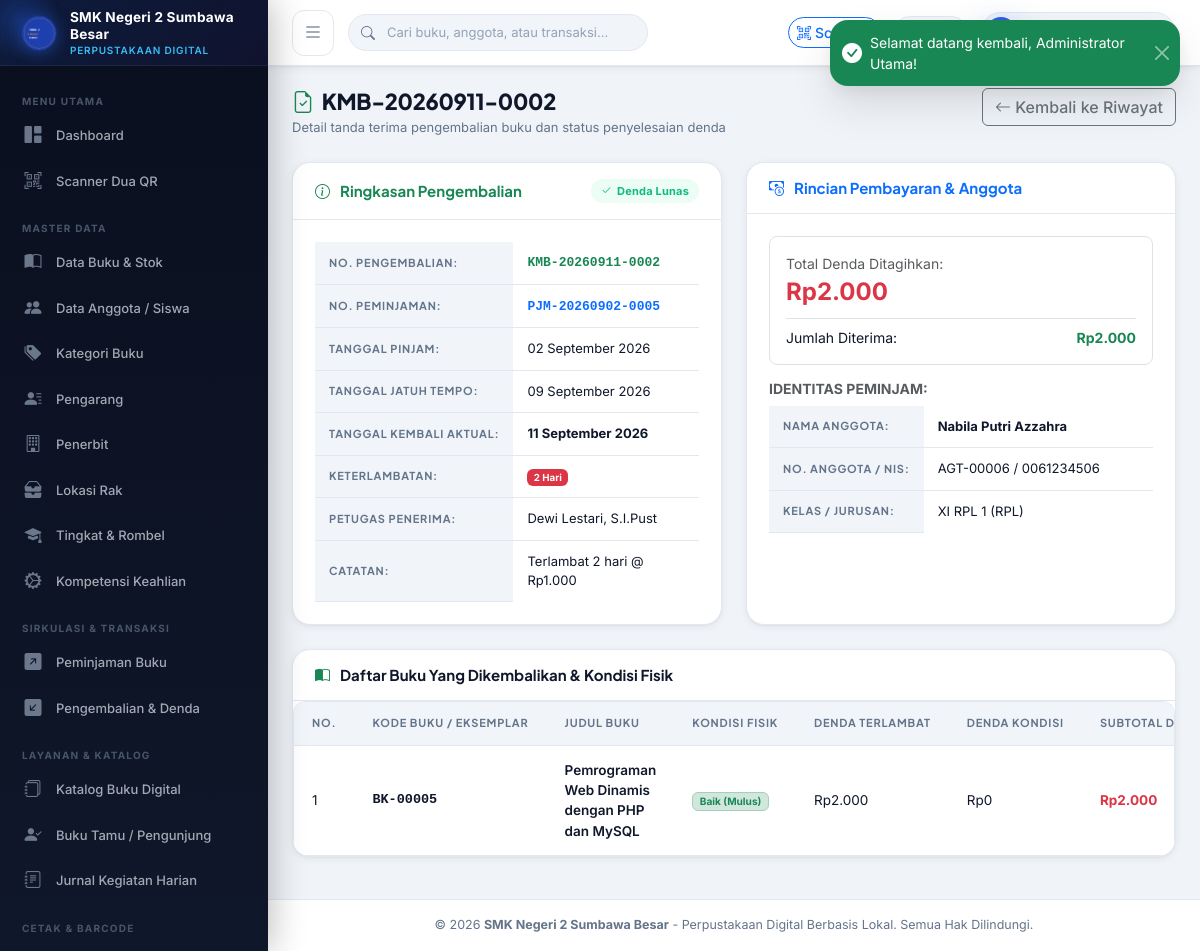
The page /index.php?page=pengembalian_detail&id=2 (signed in) on the database its author committed.
### tables this page shows
CREATE TABLE `pengembalian` (
  `id` INT AUTO_INCREMENT PRIMARY KEY,
  `nomor_pengembalian` VARCHAR(40) NOT NULL UNIQUE,
  `peminjaman_id` INT NOT NULL,
  `petugas_id` INT NOT NULL,
  `tanggal_kembali` DATE NOT NULL,
  `terlambat_hari` INT NOT NULL DEFAULT 0,
  `total_denda` DECIMAL(12,2) NOT NULL DEFAULT 0.00,
  `denda_dibayar` DECIMAL(12,2) NOT NULL DEFAULT 0.00,
  `status_denda` ENUM('Lunas', 'Belum Lunas', 'Tidak Ada') NOT NULL DEFAULT 'Tidak Ada',
  `catatan` VARCHAR(255) NULL,
  `created_at` DATETIME NOT NULL DEFAULT CURRENT_TIMESTAMP,
  INDEX `idx_kembali_pinjam` (`peminjaman_id`),
  INDEX `idx_kembali_petugas` (`petugas_id`),
  CONSTRAINT `fk_kembali_pinjam` FOREIGN KEY (`peminjaman_id`) REFERENCES `peminjaman` (`id`) ON UPDATE CASCADE,
  CONSTRAINT `fk_kembali_petugas` FOREIGN KEY (`petugas_id`) REFERENCES `users` (`id`) ON UPDATE CASCADE
);

CREATE TABLE `peminjaman` (
  `id` INT AUTO_INCREMENT PRIMARY KEY,
  `nomor_transaksi` VARCHAR(40) NOT NULL UNIQUE,
  `anggota_id` INT NOT NULL,
  `petugas_id` INT NOT NULL,
  `tanggal_pinjam` DATE NOT NULL,
  `tanggal_jatuh_tempo` DATE NOT NULL,
  `total_buku` INT NOT NULL DEFAULT 1,
  `status` ENUM('Dipinjam', 'Selesai', 'Terlambat') NOT NULL DEFAULT 'Dipinjam',
  `catatan` VARCHAR(255) NULL,
  `created_at` DATETIME NOT NULL DEFAULT CURRENT_TIMESTAMP,
  `updated_at` DATETIME NOT NULL DEFAULT CURRENT_TIMESTAMP ON UPDATE CURRENT_TIMESTAMP,
  INDEX `idx_pinjam_anggota` (`anggota_id`),
  INDEX `idx_pinjam_petugas` (`petugas_id`),
  INDEX `idx_pinjam_status` (`status`),
  CONSTRAINT `fk_pinjam_anggota` FOREIGN KEY (`anggota_id`) REFERENCES `anggota` (`id`) ON UPDATE CASCADE,
  CONSTRAINT `fk_pinjam_petugas` FOREIGN KEY (`petugas_id`) REFERENCES `users` (`id`) ON UPDATE CASCADE
);

CREATE TABLE `users` (
  `id` INT AUTO_INCREMENT PRIMARY KEY,
  `username` VARCHAR(50) NOT NULL UNIQUE,
  `password` VARCHAR(255) NOT NULL,
  `nama_lengkap` VARCHAR(100) NOT NULL,
  `email` VARCHAR(100) NULL,
  `role_id` INT NOT NULL,
  `status_aktif` TINYINT(1) NOT NULL DEFAULT 1,
  `remember_token` VARCHAR(100) NULL,
  `created_at` DATETIME NOT NULL DEFAULT CURRENT_TIMESTAMP,
  `updated_at` DATETIME NOT NULL DEFAULT CURRENT_TIMESTAMP ON UPDATE CURRENT_TIMESTAMP,
  INDEX `idx_role_id` (`role_id`),
  CONSTRAINT `fk_users_role` FOREIGN KEY (`role_id`) REFERENCES `roles` (`id`) ON UPDATE CASCADE
);

CREATE TABLE `anggota` (
  `id` INT AUTO_INCREMENT PRIMARY KEY,
  `user_id` INT NULL,
  `nomor_anggota` VARCHAR(30) NOT NULL UNIQUE,
  `identitas_no` VARCHAR(30) NOT NULL UNIQUE,  
  `nama` VARCHAR(100) NOT NULL,
  `jenis_anggota` ENUM('Siswa', 'Guru', 'Tenaga Kependidikan', 'Umum') NOT NULL DEFAULT 'Siswa',
  `jenis_kelamin` ENUM('L', 'P') NOT NULL,
  `kelas_id` INT NULL,
  `jurusan_id` INT NULL,
  `nomor_hp` VARCHAR(20) NULL,
  `alamat` TEXT NULL,
  `foto` VARCHAR(255) NULL,
  `qr_token` VARCHAR(100) NOT NULL UNIQUE,
  `qr_image` VARCHAR(255) NULL,
  `status_aktif` TINYINT(1) NOT NULL DEFAULT 1,
  `tanggal_registrasi` DATE NOT NULL,
  `created_at` DATETIME NOT NULL DEFAULT CURRENT_TIMESTAMP,
  `updated_at` DATETIME NOT NULL DEFAULT CURRENT_TIMESTAMP ON UPDATE CURRENT_TIMESTAMP,
  INDEX `idx_anggota_kelas` (`kelas_id`),
  INDEX `idx_anggota_jurusan` (`jurusan_id`),
  INDEX `idx_anggota_qr` (`qr_token`),
  CONSTRAINT `fk_anggota_user` FOREIGN KEY (`user_id`) REFERENCES `users` (`id`) ON DELETE SET NULL ON UPDATE CASCADE,
  CONSTRAINT `fk_anggota_kelas` FOREIGN KEY (`kelas_id`) REFERENCES `kelas` (`id`) ON DELETE SET NULL ON UPDATE CASCADE,
  CONSTRAINT `fk_anggota_jurusan` FOREIGN KEY (`jurusan_id`) REFERENCES `jurusan` (`id`) ON DELETE SET NULL ON UPDATE CASCADE
);

CREATE TABLE `kelas` (
  `id` INT AUTO_INCREMENT PRIMARY KEY,
  `tingkat` ENUM('X', 'XI', 'XII') NOT NULL,
  `jurusan_id` INT NOT NULL,
  `rombel` VARCHAR(10) NOT NULL DEFAULT '1',
  `nama_kelas` VARCHAR(50) NOT NULL,
  `created_at` DATETIME NOT NULL DEFAULT CURRENT_TIMESTAMP,
  INDEX `idx_jurusan_id` (`jurusan_id`),
  CONSTRAINT `fk_kelas_jurusan` FOREIGN KEY (`jurusan_id`) REFERENCES `jurusan` (`id`) ON UPDATE CASCADE
);

CREATE TABLE `jurusan` (
  `id` INT AUTO_INCREMENT PRIMARY KEY,
  `kode_jurusan` VARCHAR(20) NOT NULL UNIQUE,
  `nama_jurusan` VARCHAR(100) NOT NULL,
  `created_at` DATETIME NOT NULL DEFAULT CURRENT_TIMESTAMP
);

CREATE TABLE `pengembalian_detail` (
  `id` INT AUTO_INCREMENT PRIMARY KEY,
  `pengembalian_id` INT NOT NULL,
  `peminjaman_detail_id` INT NOT NULL,
  `buku_id` INT NOT NULL,
  `eksemplar_id` INT NULL,
  `kondisi_buku` ENUM('Baik', 'Rusak Ringan', 'Rusak Berat', 'Hilang') NOT NULL DEFAULT 'Baik',
  `denda_terlambat` DECIMAL(12,2) NOT NULL DEFAULT 0.00,
  `denda_kondisi` DECIMAL(12,2) NOT NULL DEFAULT 0.00,
  `subtotal_denda` DECIMAL(12,2) NOT NULL DEFAULT 0.00,
  `catatan` VARCHAR(255) NULL,
  INDEX `idx_kdetail_kembali` (`pengembalian_id`),
  INDEX `idx_kdetail_buku` (`buku_id`),
  CONSTRAINT `fk_kdetail_kembali` FOREIGN KEY (`pengembalian_id`) REFERENCES `pengembalian` (`id`) ON DELETE CASCADE ON UPDATE CASCADE,
  CONSTRAINT `fk_kdetail_buku` FOREIGN KEY (`buku_id`) REFERENCES `buku` (`id`) ON UPDATE CASCADE
);

CREATE TABLE `buku` (
  `id` INT AUTO_INCREMENT PRIMARY KEY,
  `kode_buku` VARCHAR(30) NOT NULL UNIQUE,
  `isbn` VARCHAR(30) NULL,
  `judul` VARCHAR(255) NOT NULL,
  `pengarang_id` INT NOT NULL,
  `penerbit_id` INT NOT NULL,
  `kategori_id` INT NOT NULL,
  `subkategori` VARCHAR(100) NULL,
  `rak_id` INT NOT NULL,
  `tahun_terbit` YEAR NOT NULL,
  `edisi` VARCHAR(30) NULL DEFAULT 'Cetakan 1',
  `bahasa` VARCHAR(50) NOT NULL DEFAULT 'Indonesia',
  `jumlah_halaman` INT NOT NULL DEFAULT 150,
  `sumber_buku` ENUM('BOS', 'BOSDA', 'Hibah/Sumbangan', 'Pembelian Mandiri') NOT NULL DEFAULT 'BOS',
  `harga` DECIMAL(12,2) NOT NULL DEFAULT 0.00,
  `stok_total` INT NOT NULL DEFAULT 5,
  `stok_tersedia` INT NOT NULL DEFAULT 5,
  `cover` VARCHAR(255) NULL,
  `deskripsi` TEXT NULL,
  `qr_token` VARCHAR(100) NOT NULL UNIQUE,
  `qr_image` VARCHAR(255) NULL,
  `status` ENUM('Tersedia', 'Habis Dipinjam', 'Nonaktif') NOT NULL DEFAULT 'Tersedia',
  `created_at` DATETIME NOT NULL DEFAULT CURRENT_TIMESTAMP,
  `updated_at` DATETIME NOT NULL DEFAULT CURRENT_TIMESTAMP ON UPDATE CURRENT_TIMESTAMP,
  INDEX `idx_buku_kategori` (`kategori_id`),
  INDEX `idx_buku_pengarang` (`pengarang_id`),
  INDEX `idx_buku_penerbit` (`penerbit_id`),
  INDEX `idx_buku_rak` (`rak_id`),
  INDEX `idx_buku_qr` (`qr_token`),
  CONSTRAINT `fk_buku_kategori` FOREIGN KEY (`kategori_id`) REFERENCES `kategori_buku` (`id`) ON UPDATE CASCADE,
  CONSTRAINT `fk_buku_pengarang` FOREIGN KEY (`pengarang_id`) REFERENCES `pengarang` (`id`) ON UPDATE CASCADE,
  CONSTRAINT `fk_buku_penerbit` FOREIGN KEY (`penerbit_id`) REFERENCES `penerbit` (`id`) ON UPDATE CASCADE,
  CONSTRAINT `fk_buku_rak` FOREIGN KEY (`rak_id`) REFERENCES `rak` (`id`) ON UPDATE CASCADE
);

### views/pengembalian/detail.php (the view, shortened to what the rows shown need)
<?php
require_once __DIR__ . '/../../config/config.php';
require_once __DIR__ . '/../../models/Pengembalian.php';
$id = (int)($_GET['id'] ?? 0);
$pengembalianModel = new Pengembalian();
$ret = $pengembalianModel->getById($id);
$details = $pengembalianModel->getDetails($id);
require_once __DIR__ . '/../layouts/header.php';
require_once __DIR__ . '/../layouts/sidebar.php';
?>
<div class="main-content">
    <?php require_once __DIR__ . '/../layouts/navbar.php'; ?>
    <div class="page-container">
        <div class="page-header">
            <div>
                <h1 class="page-title"><i class="bi bi-file-earmark-check text-success me-2"></i><?= htmlspecialchars($ret['nomor_pengembalian'], ENT_QUOTES, 'UTF-8') ?></h1>
                <div class="page-subtitle">Detail tanda terima pengembalian buku dan status penyelesaian denda</div>
            </div>
            <div class="d-flex gap-2">
                <a href="<?= base_url('index.php?page=pengembalian') ?>" class="btn btn-outline-secondary">
                    <i class="bi bi-arrow-left"></i> Kembali ke Riwayat
                </a>
            </div>
        </div>
        <div class="row g-4 mb-4">
            <div class="col-lg-6">
                <div class="card-custom h-100 mb-0">
                    <div class="card-custom-header">
                        <h2 class="card-custom-title text-success">
                            <i class="bi bi-info-circle"></i>
                            <span>Ringkasan Pengembalian</span>
                        </h2>
                        <?php if ($ret['status_denda'] === 'Lunas'): ?>
                            <span class="badge-status badge-status-success"><i class="bi bi-check2"></i> Denda Lunas</span>
                        <?php elseif ($ret['status_denda'] === 'Belum Lunas'): ?>
                            <span class="badge-status badge-status-danger"><i class="bi bi-clock-history"></i> Denda Belum Lunas</span>
                        <?php else: ?>
                            <span class="badge-status badge-status-secondary">Tidak Ada Denda</span>
                        <?php endif; ?>
                    </div>
                    <div class="card-custom-body">
                        <table class="table table-sm table-borderless mb-0">
                            <tr><th class="text-muted" style="width: 170px;">No. Pengembalian:</th><td class="fw-bold font-monospace text-success"><?= htmlspecialchars($ret['nomor_pengembalian'], ENT_QUOTES, 'UTF-8') ?></td></tr>
                            <tr><th class="text-muted">No. Peminjaman:</th><td><a href="<?= base_url('index.php?page=peminjaman_detail&id=' . $ret['peminjaman_id']) ?>" class="fw-bold text-decoration-none font-monospace"><?= htmlspecialchars($ret['nomor_transaksi'], ENT_QUOTES, 'UTF-8') ?></a></td></tr>
                            <tr><th class="text-muted">Tanggal Pinjam:</th><td><?= format_date($ret['tanggal_pinjam']) ?></td></tr>
                            <tr><th class="text-muted">Tanggal Jatuh Tempo:</th><td><?= format_date($ret['tanggal_jatuh_tempo']) ?></td></tr>
                            <tr><th class="text-muted">Tanggal Kembali Aktual:</th><td class="fw-bold"><?= format_date($ret['tanggal_kembali']) ?></td></tr>
                            <tr>
                                <th class="text-muted">Keterlambatan:</th>
                                <td>
                                    <?php if ($ret['terlambat_hari'] > 0): ?>
                                        <span class="badge bg-danger text-white"><?= $ret['terlambat_hari'] ?> Hari</span>
                                    <?php else: ?>
                                        <span class="text-success fw-semibold"><i class="bi bi-check-circle me-1"></i>Tepat Waktu (0 Hari)</span>
                                    <?php endif; ?>
                                </td>
                            </tr>
                            <tr><th class="text-muted">Petugas Penerima:</th><td><?= htmlspecialchars($ret['nama_petugas'], ENT_QUOTES, 'UTF-8') ?></td></tr>
                            <tr><th class="text-muted">Catatan:</th><td><?= htmlspecialchars($ret['catatan'] ?: '-', ENT_QUOTES, 'UTF-8') ?></td></tr>
                        </table>
                    </div>
                </div>
            </div>
            <div class="col-lg-6">
                <div class="card-custom h-100 mb-0">
                    <div class="card-custom-header">
                        <h2 class="card-custom-title text-primary">
                            <i class="bi bi-cash-coin"></i>
                            <span>Rincian Pembayaran & Anggota</span>
                        </h2>
                    </div>
                    <div class="card-custom-body">
                        <div class="p-3 bg-surface border rounded-3 mb-3">
                            <div class="small text-muted">Total Denda Ditagihkan:</div>
                            <div class="fs-4 fw-bold text-danger"><?= format_rupiah($ret['total_denda']) ?></div>
                            <div class="d-flex justify-content-between small mt-2 border-top pt-2">
                                <span>Jumlah Diterima:</span>
                                <span class="fw-bold text-success"><?= format_rupiah($ret['denda_dibayar']) ?></span>
                            </div>
                        </div>
                        <h6 class="fw-bold text-muted small mb-2">IDENTITAS PEMINJAM:</h6>
                        <table class="table table-sm table-borderless small mb-0">
                            <tr><th class="text-muted" style="width: 120px;">Nama Anggota:</th><td class="fw-bold"><?= htmlspecialchars($ret['nama_anggota'], ENT_QUOTES, 'UTF-8') ?></td></tr>
                            <tr><th class="text-muted">No. Anggota / NIS:</th><td><?= htmlspecialchars($ret['nomor_anggota'], ENT_QUOTES, 'UTF-8') ?> / <?= htmlspecialchars($ret['identitas_no'], ENT_QUOTES, 'UTF-8') ?></td></tr>
                            <tr><th class="text-muted">Kelas / Jurusan:</th><td><?= htmlspecialchars(($ret['nama_kelas'] ?? '-') . ' (' . ($ret['kode_jurusan'] ?? '-') . ')', ENT_QUOTES, 'UTF-8') ?></td></tr>
                        </table>
                    </div>
                </div>
            </div>
        </div>
        <div class="card-custom">
            <div class="card-custom-header">
                <h2 class="card-custom-title">
                    <i class="bi bi-book-half text-success"></i>
                    <span>Daftar Buku Yang Dikembalikan & Kondisi Fisik</span>
                </h2>
            </div>
            <div class="table-responsive">
                <table class="table-custom">
                    <thead>
                        <tr>
                            <th>No.</th>
                            <th>Kode Buku / Eksemplar</th>
                            <th>Judul Buku</th>
                            <th>Kondisi Fisik</th>
                            <th>Denda Terlambat</th>
                            <th>Denda Kondisi</th>
                            <th>Subtotal Denda</th>
                        </tr>
                    </thead>
                    <tbody>
                        <?php foreach ($details as $idx => $d): ?>
                        <tr>
                            <td><?= $idx + 1 ?></td>
                            <td>
                                <div class="fw-bold font-monospace"><?= htmlspecialchars($d['kode_buku'], ENT_QUOTES, 'UTF-8') ?></div>
                            </td>
                            <td><div class="fw-semibold"><?= htmlspecialchars($d['judul'], ENT_QUOTES, 'UTF-8') ?></div></td>
                            <td>
                                <?php if ($d['kondisi_buku'] === 'Baik'): ?>
                                    <span class="badge bg-success-subtle text-success border border-success-subtle">Baik (Mulus)</span>
                                <?php elseif ($d['kondisi_buku'] === 'Rusak Ringan'): ?>
                                    <span class="badge bg-warning-subtle text-warning border border-warning-subtle">Rusak Ringan</span>
                                <?php elseif ($d['kondisi_buku'] === 'Rusak Berat'): ?>
                                    <span class="badge bg-danger-subtle text-danger border border-danger-subtle">Rusak Berat</span>
                                <?php else: ?>
                                    <span class="badge bg-dark text-white">Hilang</span>
                                <?php endif; ?>
                            </td>
                            <td><?= format_rupiah($d['denda_terlambat']) ?></td>
                            <td><?= format_rupiah($d['denda_kondisi']) ?></td>
                            <td class="fw-bold text-danger"><?= format_rupiah($d['subtotal_denda']) ?></td>
                        </tr>
                        <?php endforeach; ?>
                    </tbody>
                </table>
            </div>
    </div>
</div>
<?php require_once __DIR__ . '/../layouts/footer.php'; ?>

### rows shown on the page
pengembalian: nomor_pengembalian "KMB-20260911-0002", peminjaman.nomor_transaksi "PJM-20260902-0005", peminjaman.tanggal_pinjam "02 September 2026", peminjaman.tanggal_jatuh_tempo "09 September 2026", tanggal_kembali "11 September 2026", terlambat_hari "2", petugas.nama_lengkap "Dewi Lestari, S.I.Pust", catatan "Terlambat 2 hari @ Rp1.000", total_denda "Rp2.000", denda_dibayar "Rp2.000", anggota.nama "Nabila Putri Azzahra", anggota.nomor_anggota "AGT-00006", anggota.identitas_no "0061234506", kelas.nama_kelas "XI RPL 1 (RPL)"
pengembalian_detail: buku.kode_buku "BK-00005", buku.judul "Pemrograman Web Dinamis dengan PHP dan MySQL", kondisi_buku "Baik (Mulus)", denda_terlambat "Rp2.000", denda_kondisi "Rp0", subtotal_denda "Rp2.000"

### other values the page prints
$sidebarSchoolName "SMK Negeri 2 Sumbawa Besar"
$schoolName "SMK Negeri 2 Sumbawa Besar"
